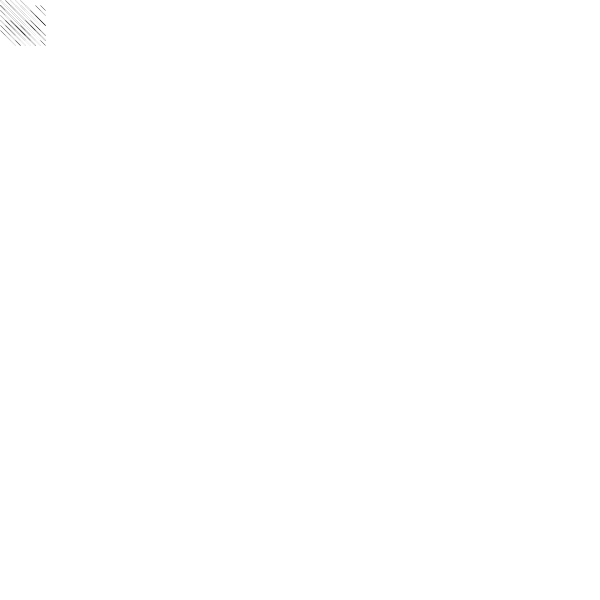
Frame 1 (no input)
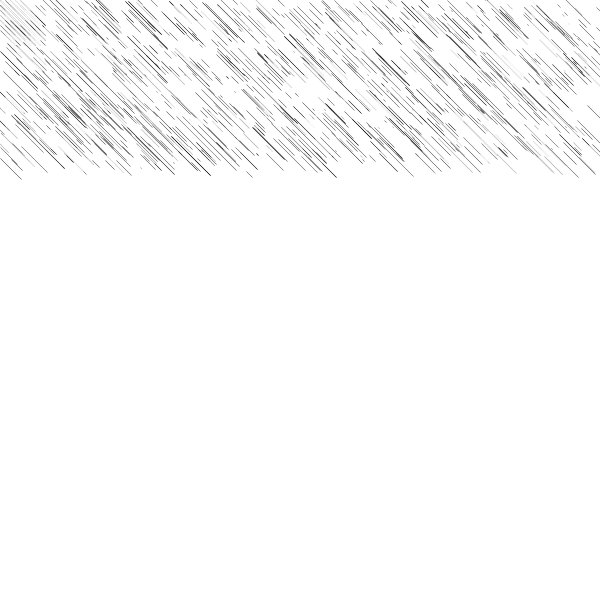
Frame 60 (the mouse pressed at the canvas centre just before this capture)
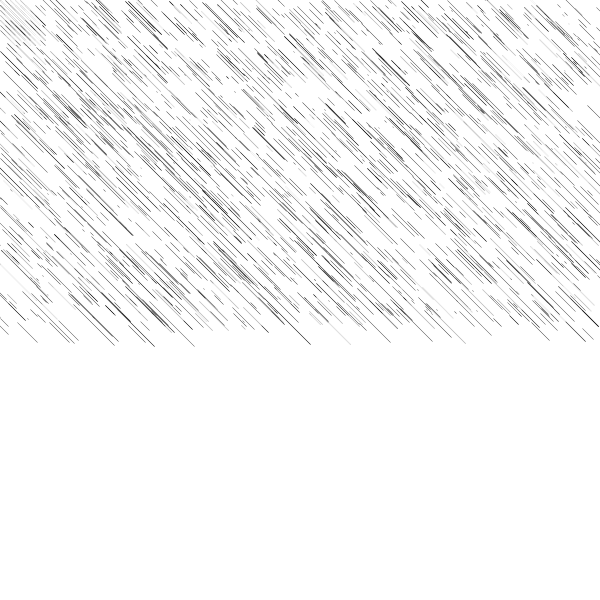
Frame 120 (the mouse held since frame 60 and released just before this capture)

The Processing sketch that drew these frames (run headless with seeded random() and noise(); from frame 60 on, the mouse is pressed at the canvas centre):

// Processing sketch: lineslines2
// ── lineslines2.pde
ArrayList<PVector> grid = new ArrayList<>();

void setup(){
  size(600,600);
  strokeWeight(0.4);
  background(255);
  int i = 0, j = 0;
  while(j < 50){
    grid.add(new PVector(i,j));
    i += 5;
    if(i == 50){
      i = 0;
      j += 5;
    }
  }
}
void draw(){
  for(PVector p1 : grid){
    boolean b = false;
    for(PVector p2 : grid){
      stroke(random(0,50));
      if(sin(p1.x + sq(p2.y)) + sq(cos(p2.y)-sin(p1.y)) > 2) stroke(255); b = true;
      if(b && int(random(0,2))==1) stroke(255);
      if(degrees(angle(p1,p2)) == 45) line(p1.x,p1.y,p2.x,p2.y);
    }
  }
  
  for(PVector point: grid){
    point.x += 40;
    point.x += int(random(-5,5));
    point.y += int(random(-3,3));
  }
  if(grid.get(0).x >= width){
    for(PVector point: grid){
      point.x -= width;
      point.y += 40;
    }
  }
}
float angle(PVector p1, PVector p2){
  return atan2(-(p2.y-p1.y), -(p2.x-p1.x));
}
